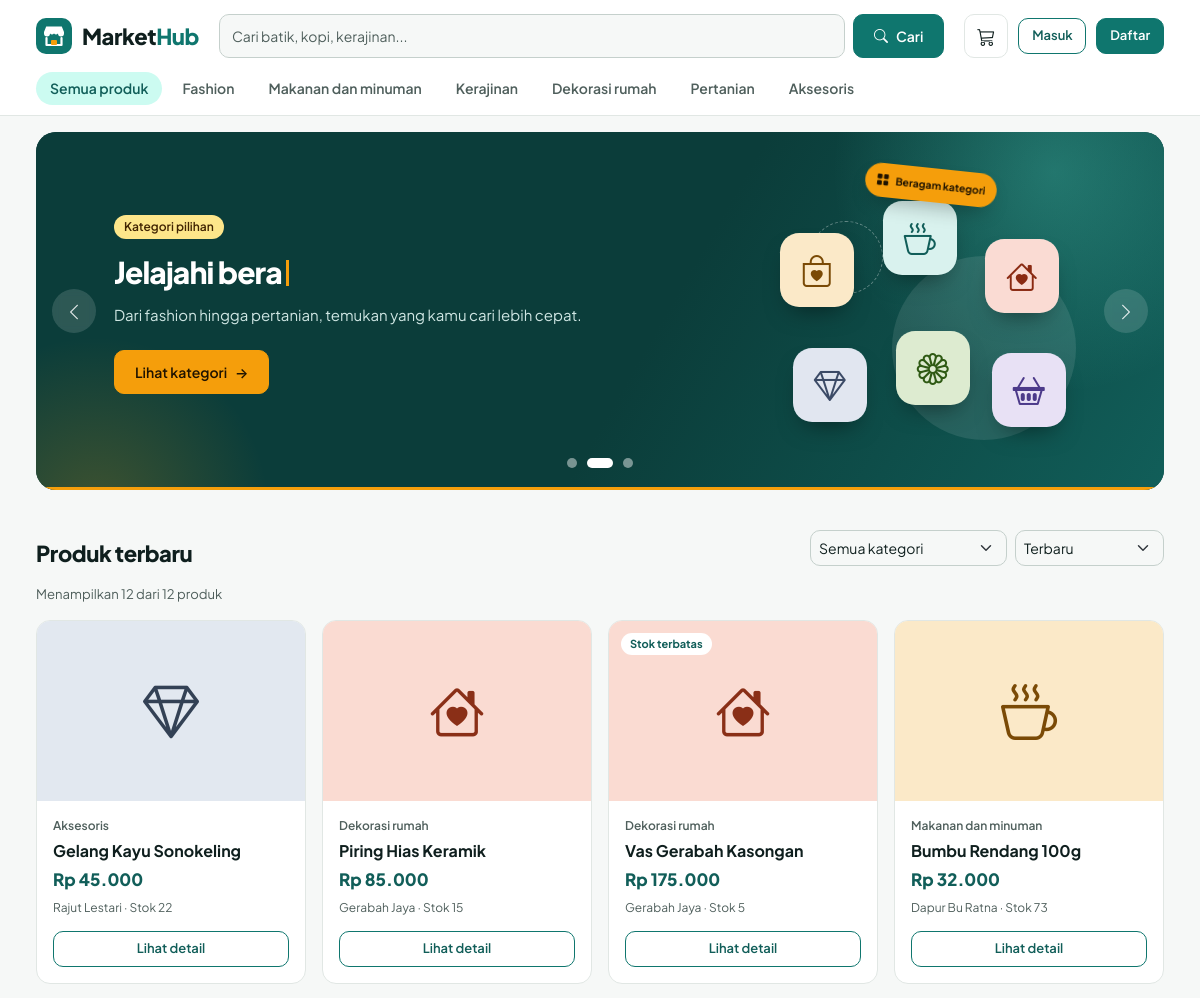
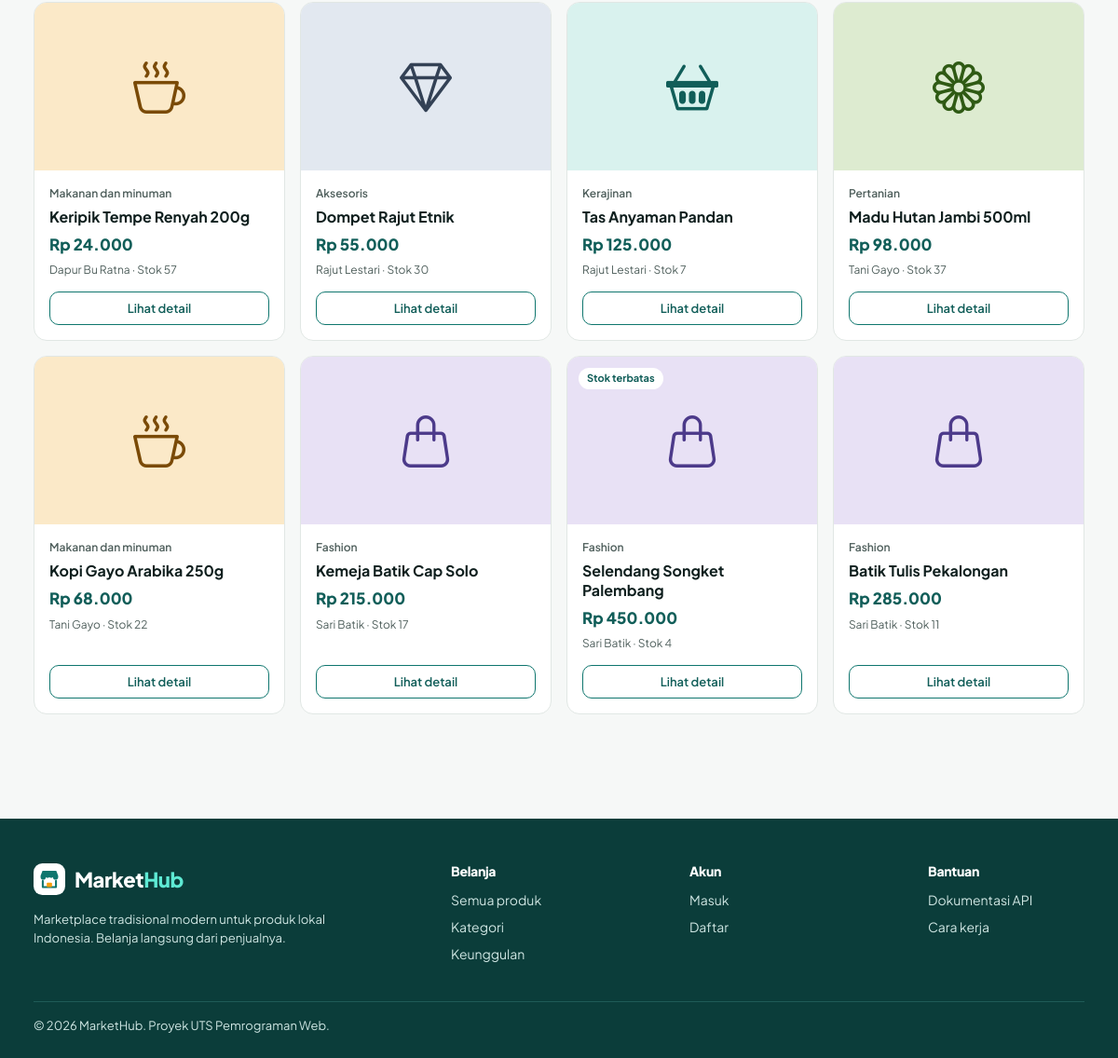
Screenshot of /beranda.php with the database file from the repository (2 pictures, top to bottom).
### tables this page shows
CREATE TABLE kategori (
  id            INT UNSIGNED NOT NULL AUTO_INCREMENT,
  nama_kategori VARCHAR(100) NOT NULL,
  slug          VARCHAR(120) NOT NULL,
  PRIMARY KEY (id),
  UNIQUE KEY uq_kategori_slug (slug)
);

CREATE TABLE produk (
  id          INT UNSIGNED NOT NULL AUTO_INCREMENT,
  kategori_id INT UNSIGNED NOT NULL,
  penjual_id  INT UNSIGNED NOT NULL,
  nama_produk VARCHAR(150) NOT NULL,
  deskripsi   TEXT NOT NULL,
  harga       DECIMAL(12,0) NOT NULL,
  stok        INT NOT NULL DEFAULT 0,
  gambar      VARCHAR(255) DEFAULT NULL,
  created_at  TIMESTAMP NOT NULL DEFAULT CURRENT_TIMESTAMP,
  updated_at  TIMESTAMP NOT NULL DEFAULT CURRENT_TIMESTAMP ON UPDATE CURRENT_TIMESTAMP,
  PRIMARY KEY (id),
  KEY idx_produk_kategori (kategori_id),
  KEY idx_produk_penjual (penjual_id),
  CONSTRAINT fk_produk_kategori FOREIGN KEY (kategori_id) REFERENCES kategori (id) ON DELETE RESTRICT ON UPDATE CASCADE,
  CONSTRAINT fk_produk_penjual  FOREIGN KEY (penjual_id)  REFERENCES users (id)    ON DELETE RESTRICT ON UPDATE CASCADE,
  CONSTRAINT chk_produk_stok  CHECK (stok >= 0),
  CONSTRAINT chk_produk_harga CHECK (harga >= 0)
);

CREATE TABLE users (
  id         INT UNSIGNED NOT NULL AUTO_INCREMENT,
  nama       VARCHAR(100) NOT NULL,
  email      VARCHAR(150) NOT NULL,
  password   VARCHAR(255) NOT NULL,
  role       ENUM('admin','penjual','pembeli') NOT NULL DEFAULT 'pembeli',
  status     ENUM('aktif','nonaktif') NOT NULL DEFAULT 'aktif',  
  created_at TIMESTAMP NOT NULL DEFAULT CURRENT_TIMESTAMP,
  PRIMARY KEY (id),
  UNIQUE KEY uq_users_email (email)
);

### auth/session.php (called while the page is built, shortened)
<?php
function current_user()
{
    static $user = false;
    if ($user !== false) {
        return $user;
    }
    $user = null;
    return $user;
}

### includes/functions.php (the view, shortened to what this page needs)
<?php
function db_stmt($sql, array $params = [])
{
    global $conn;
    $st = $conn->prepare($sql);
    if ($params) {
        $types = '';
        foreach ($params as $p) {
            $types .= is_int($p) ? 'i' : (is_float($p) ? 'd' : 's');
        }
        $st->bind_param($types, ...$params);
    }
    $st->execute();
    return $st;
}
function db_all($sql, array $params = [])
{
    $st = db_stmt($sql, $params);
    $rows = $st->get_result()->fetch_all(MYSQLI_ASSOC);
    return $rows;
}
function db_row($sql, array $params = [])
{
    $rows = db_all($sql, $params);
    return $rows[0] ?? null;
}
function db_val($sql, array $params = [])
{
    $row = db_row($sql, $params);
    return $row ? reset($row) : null;
}
function e($v)
{
    return htmlspecialchars((string) $v, ENT_QUOTES, 'UTF-8');
}
function url($path = '')
{
    return BASE_URL . '/' . ltrim($path, '/');
}
function get($key, $default = '')
{
    $v = $_GET[$key] ?? $default;
    return is_string($v) ? trim($v) : $default;
}
function rupiah($n)
{
    return 'Rp ' . number_format((float) $n, 0, ',', '.');
}
function paginate($total, $per, $page)
{
    $pages = max(1, (int) ceil($total / $per));
    $page = min(max(1, (int) $page), $pages);
    return [$page, $pages, ($page - 1) * $per];
}
function logo_svg($size = 36, $inverse = false)
{
    $bg = $inverse ? '#FFFFFF' : '#0F766E';
    $fg = $inverse ? '#0F766E' : '#FFFFFF';
    return '<svg width="' . $size . '" height="' . $size . '" viewBox="0 0 36 36" aria-hidden="true"><rect width="36" height="36" rx="10" fill="' . $bg . '"/>'
        . '<path d="M8 14l2.2-5.5h15.6L28 14v1.5a3 3 0 01-6 0 3 3 0 01-4 0 3 3 0 01-4 0 3 3 0 01-6 0z" fill="' . $fg . '"/>'
        . '<path d="M10.5 20v7h15v-7" stroke="' . $fg . '" stroke-width="2.2" fill="none" stroke-linecap="round" stroke-linejoin="round"/>'
        . '<rect x="15" y="22" width="6" height="5" rx="1" fill="#F59E0B"/></svg>';
}
function kategori_style($kategoriId)
{
    $set = [
        ['#E8E1F5', '#4C3A8A', 'bi-handbag'],
        ['#FBE9C8', '#7A4A06', 'bi-cup-hot'],
        ['#D9F2EE', '#115E59', 'bi-basket2'],
        ['#FADBD2', '#8A2F17', 'bi-house-heart'],
        ['#DDEBD0', '#2F5A14', 'bi-flower1'],
        ['#E2E8F0', '#334155', 'bi-gem'],
    ];
    return $set[(((int) $kategoriId) - 1 + count($set) * 10) % count($set)];
}
function produk_img(array $p, $cls = 'img-card')
{
    [$bg, $fg, $icon] = kategori_style($p['kategori_id'] ?? 0);
    $file = $p['gambar'] ?? '';
    if ($file && is_file(UPLOAD_DIR . '/' . basename($file))) {
        $inner = '<img src="' . e(url('uploads/produk/' . basename($file))) . '" alt="' . e($p['nama_produk'] ?? 'Produk') . '" loading="lazy">';
    } else {
        $inner = '<i class="bi ' . $icon . '" aria-hidden="true"></i>';
    }
    return '<span class="mh-img ' . $cls . '" style="background:' . $bg . ';color:' . $fg . '">' . $inner . '</span>';
}
function render_product_card(array $p)
{
    $stok = (int) $p['stok'];
    $tag = $stok <= 0 ? '<span class="tag tag-out">Habis</span>' : ($stok <= 5 ? '<span class="tag">Stok terbatas</span>' : '');
    $link = url('detail-produk.php?id=' . (int) $p['id']);
    return '<div class="col"><article class="pc h-100">'
        . '<a class="pi-wrap" href="' . e($link) . '" aria-label="' . e($p['nama_produk']) . '">' . produk_img($p, 'img-card') . $tag . '</a>'
        . '<div class="pb"><span class="pk">' . e($p['nama_kategori']) . '</span>'
        . '<h3 class="pn">' . e($p['nama_produk']) . '</h3>'
        . '<span class="pr">' . rupiah($p['harga']) . '</span>'
        . '<span class="ps">' . e($p['penjual_nama']) . ' · Stok ' . $stok . '</span>'
        . '<a class="btn btn-outline-primary btn-sm w-100 mt-auto" href="' . e($link) . '">Lihat detail</a></div></article></div>';
}
function kategori_all()
{
    return db_all('SELECT k.*, (SELECT COUNT(*) FROM produk p WHERE p.kategori_id = k.id) AS jml FROM kategori k ORDER BY k.id');
}
function catalog(array $f, $per = 12)
{
    $where = ["u.status = 'aktif'"];
    $params = [];
    $orders = [
        'terbaru'  => 'p.created_at DESC, p.id DESC',
        'termurah' => 'p.harga ASC, p.id DESC',
        'termahal' => 'p.harga DESC, p.id DESC',
        'nama'     => 'p.nama_produk ASC',
    ];
    $order = $orders[$f['urut'] ?? 'terbaru'] ?? $orders['terbaru'];
    $from = ' FROM produk p JOIN kategori k ON k.id = p.kategori_id JOIN users u ON u.id = p.penjual_id WHERE ' . implode(' AND ', $where);
    $total = (int) db_val('SELECT COUNT(*)' . $from, $params);
    [$page, $pages, $offset] = paginate($total, $per, (int) ($f['page'] ?? 1));
    $rows = db_all('SELECT p.*, k.nama_kategori, k.slug AS kategori_slug, u.nama AS penjual_nama' . $from
        . ' ORDER BY ' . $order . ' LIMIT ? OFFSET ?', array_merge($params, [$per, $offset]));
    return compact('rows', 'total', 'page', 'pages');
}

### includes/navbar.php
<?php
$u = current_user();
$cartN = ($u && $u['role'] === 'pembeli') ? cart_count($u['id']) : 0;
$isLanding = ($layout ?? 'public') === 'landing';
$activeCat = $activeCat ?? '';
?>
<header class="mh-nav">
  <div class="container mh-nav-in">
    <a class="mh-logo" href="<?= e(url($isLanding ? 'index.php' : 'beranda.php')) ?>"><?= logo_svg(36) ?><span>Market<b>Hub</b></span></a>
    <?php if ($isLanding): ?>
      <nav class="mh-links d-none d-md-flex" aria-label="Menu utama">
        <a href="<?= e(url('beranda.php')) ?>">Beranda</a>
        <a href="#kategori">Kategori</a>
        <a href="#keunggulan">Keunggulan</a>
        <a href="#unggulan">Produk unggulan</a>
      </nav>
    <?php else: ?>
      <form class="mh-search" action="<?= e(url('beranda.php')) ?>" method="get" role="search">
        <input class="form-control" type="search" name="q" value="<?= e(get('q')) ?>" placeholder="Cari batik, kopi, kerajinan..." aria-label="Cari produk">
        <button class="btn btn-primary" type="submit"><i class="bi bi-search"></i><span class="d-none d-sm-inline">Cari</span></button>
      </form>
    <?php endif; ?>
    <div class="mh-nr">
      <?php if (!$isLanding && (!$u || $u['role'] === 'pembeli')): ?>
        <a class="mh-ib" href="<?= e(url('pembeli/keranjang.php')) ?>" aria-label="Keranjang belanja">
          <i class="bi bi-cart3"></i><?php if ($cartN > 0): ?><span class="mh-cnt"><?= $cartN ?></span><?php endif; ?>
        </a>
      <?php endif; ?>
      <?php if ($u): ?>
        <div class="dropdown">
          <a class="mh-me dropdown-toggle" href="#" role="button" data-bs-toggle="dropdown" aria-expanded="false">
            <span class="mh-av"><?= e(initials($u['nama'])) ?></span><span class="d-none d-sm-inline"><?= e(explode(' ', $u['nama'])[0]) ?></span>
          </a>
          <ul class="dropdown-menu dropdown-menu-end">
            <li><span class="dropdown-item-text small text-muted"><?= e($u['email']) ?><br><?= e(role_label($u['role'])) ?></span></li>
            <li><hr class="dropdown-divider"></li>
            <?php if ($u['role'] !== 'pembeli'): ?>
              <li><a class="dropdown-item" href="<?= e(url(role_home($u['role']))) ?>"><i class="bi bi-speedometer2 me-2"></i>Dashboard</a></li>
            <?php else: ?>
              <li><a class="dropdown-item" href="<?= e(url('pembeli/riwayat-pesanan.php')) ?>"><i class="bi bi-receipt me-2"></i>Riwayat pesanan</a></li>
            <?php endif; ?>
            <li><a class="dropdown-item" href="<?= e(url('pembeli/profil.php')) ?>"><i class="bi bi-person me-2"></i>Profil saya</a></li>
            <li><hr class="dropdown-divider"></li>
            <li><form method="post" action="<?= e(url('auth/logout.php')) ?>"><?= csrf_field() ?>
              <button class="dropdown-item text-danger" type="submit"><i class="bi bi-box-arrow-right me-2"></i>Keluar</button></form></li>
          </ul>
        </div>
      <?php else: ?>
        <a class="btn btn-outline-primary btn-sm" href="<?= e(url('auth/login.php')) ?>">Masuk</a>
        <a class="btn btn-primary btn-sm" href="<?= e(url('auth/register.php')) ?>">Daftar</a>
      <?php endif; ?>
    </div>
  </div>
  <?php if (!empty($showCats)): ?>
    <nav class="container mh-cats" aria-label="Kategori">
      <a class="<?= $activeCat === '' ? 'on' : '' ?>" href="<?= e(url('beranda.php')) ?>">Semua produk</a>
      <?php foreach (db_all('SELECT nama_kategori, slug FROM kategori ORDER BY id') as $c): ?>
        <a class="<?= $activeCat === $c['slug'] ? 'on' : '' ?>" href="<?= e(url('kategori.php?slug=' . $c['slug'])) ?>"><?= e($c['nama_kategori']) ?></a>
      <?php endforeach; ?>
    </nav>
  <?php endif; ?>
</header>

### beranda.php (shortened to what this page needs)
<?php
$q = get('q');
$slug = get('kategori');
$urut = get('urut', 'terbaru');
$kat = $slug !== '' ? db_row('SELECT * FROM kategori WHERE slug = ?', [$slug]) : null;
$res = catalog(['q' => $q, 'kategori_id' => $kat['id'] ?? null, 'urut' => $urut, 'page' => (int) get('page', '1')], 12);
$kategori = kategori_all();
$layout = 'public';
$activeCat = $kat['slug'] ?? '';
require __DIR__ . '/includes/header.php';
?>
<section class="pt-3">
  <?php $heroSize = 'sm'; $heroLabel = 'Promo dan informasi MarketHub'; require __DIR__ . '/includes/hero-carousel.php'; ?>
</section>
<div class="mh-sh" id="produk">
  <h2>
    <?php if ($q !== ''): ?>Hasil pencarian “<?= e($q) ?>”
    <?php elseif ($kat): ?><?= e($kat['nama_kategori']) ?>
    <?php else: ?>Produk terbaru<?php endif; ?>
  </h2>
  <form class="d-flex gap-2 align-items-center" method="get">
    <select class="form-select form-select-sm" name="kategori" aria-label="Filter kategori" onchange="this.form.submit()" style="min-height:36px;width:auto">
      <option value="">Semua kategori</option>
    </select>
    <select class="form-select form-select-sm" name="urut" aria-label="Urutkan" onchange="this.form.submit()" style="min-height:36px;width:auto">
      <?php foreach (['terbaru' => 'Terbaru', 'termurah' => 'Harga termurah', 'termahal' => 'Harga termahal', 'nama' => 'Nama A–Z'] as $v => $l): ?>
        <option value="<?= $v ?>" <?= $urut === $v ? 'selected' : '' ?>><?= $l ?></option>
      <?php endforeach; ?>
    </select>
  </form>
</div>
<p class="text-muted small mb-3">Menampilkan <?= count($res['rows']) ?> dari <?= (int) $res['total'] ?> produk</p>
<?php if ($res['rows']): ?>
  <section class="row g-3 row-cols-1 row-cols-sm-2 row-cols-lg-3 row-cols-xl-4" aria-label="Daftar produk">
    <?php foreach ($res['rows'] as $p) { echo render_product_card($p); } ?>
  </section>
<?php endif; ?>
<?php require __DIR__ . '/includes/footer.php'; ?>

### assets/css/style.css (style rules this page uses)
:root { --mh-p:#0F766E;--mh-pd:#115E59;--mh-pl:#CCFBF1;--mh-px:#F0FDFA;--mh-a:#F59E0B;--mh-dark:#0B3D3A; --mh-ink:#0F1F1E;--mh-mut:#4F5F5C;--mh-line:#E1E7E4;--mh-bg:#F6F8F7; --bs-primary:#0F766E;--bs-primary-rgb:15,118,110; --bs-link-color:#0F766E;--bs-link-color-rgb:15,118,110;--bs-link-hover-color:#115E59;--bs-link-hover-color-rgb:17,94,89; --bs-body-font-family:'Plus Jakarta Sans',system-ui,-apple-system,'Segoe UI',sans-serif; --bs-body-color:#0F1F1E;--bs-body-color-rgb:15,31,30;--bs-body-bg:#F6F8F7;--bs-body-font-size:.9375rem; --bs-border-color:#E1E7E4;--bs-border-radius:.625rem;--bs-secondary-color:#4F5F5C; }
body { font-family:var(--bs-body-font-family);line-height:1.5;-webkit-font-smoothing:antialiased }
h1,h2,h3,h4,h5 { font-weight:800;letter-spacing:-.02em }
a { text-decoration:none }
.container { max-width:1200px }
.text-muted,.mut { color:var(--mh-mut)!important }
.btn { --bs-btn-border-radius:10px;display:inline-flex;align-items:center;justify-content:center;gap:.5rem;min-height:44px;padding:0 1.25rem;font-weight:600;font-size:14px;white-space:nowrap }
.btn-sm { --bs-btn-border-radius:10px;min-height:36px;padding:0 .8rem;font-size:13px }
.btn-primary { --bs-btn-bg:#0F766E;--bs-btn-border-color:#0F766E;--bs-btn-hover-bg:#115E59;--bs-btn-hover-border-color:#115E59;--bs-btn-active-bg:#0B3D3A;--bs-btn-active-border-color:#0B3D3A;--bs-btn-disabled-bg:#0F766E;--bs-btn-disabled-border-color:#0F766E }
.btn-outline-primary { --bs-btn-color:#115E59;--bs-btn-border-color:#0F766E;--bs-btn-hover-bg:#0F766E;--bs-btn-hover-border-color:#0F766E;--bs-btn-active-bg:#115E59;--bs-btn-disabled-color:#115E59;--bs-btn-disabled-border-color:#0F766E }
.form-control,.form-select { min-height:44px;border-radius:10px;border-color:#C5D0CC;font-size:14px;color:var(--mh-ink) }
.mh-img { display:flex;align-items:center;justify-content:center;overflow:hidden;position:relative;flex:none }
.mh-img .bi { font-size:56px;line-height:1 }
.img-card { width:100%;height:180px }
.mh-nav { background:#fff;border-bottom:1px solid var(--mh-line);position:sticky;top:0;z-index:1020 }
.mh-nav-in { display:flex;align-items:center;gap:20px;flex-wrap:wrap;padding-top:14px;padding-bottom:14px }
.mh-logo { display:flex;align-items:center;gap:10px;font-weight:800;font-size:22px;color:var(--mh-ink);letter-spacing:-.02em }
.mh-logo b { color:var(--mh-p);font-weight:800 }
.mh-search { flex:1 1 300px;display:flex;gap:8px }
.mh-nr { display:flex;align-items:center;gap:10px;margin-left:auto }
.mh-ib { position:relative;width:44px;height:44px;border-radius:10px;border:1px solid var(--mh-line);display:inline-flex;align-items:center;justify-content:center;color:var(--mh-ink);background:#fff;font-size:18px }
.mh-cats { display:flex;gap:6px;overflow-x:auto;padding-bottom:10px }
.mh-cats a { padding:6px 14px;border-radius:999px;color:var(--mh-mut);font-weight:600;font-size:14px;white-space:nowrap }
.mh-cats a.on { background:var(--mh-pl);color:var(--mh-pd) }
.mh-sh { display:flex;justify-content:space-between;align-items:end;gap:12px;margin:40px 0 18px }
.mh-sh h2 { font-size:22px;margin:0 }
.pc { background:#fff;border:1px solid var(--mh-line);border-radius:14px;overflow:hidden;display:flex;flex-direction:column;transition:box-shadow .15s,transform .15s }
.pi-wrap { position:relative;display:block }
.pi-wrap .tag { position:absolute;top:12px;left:12px;background:#fff;color:var(--mh-pd);font-size:11px;font-weight:700;padding:3px 9px;border-radius:999px }
.pb { padding:16px;display:flex;flex-direction:column;gap:6px;flex:1 }
.pk { font-size:12px;color:var(--mh-mut);font-weight:600 }
.pn { font-weight:700;font-size:16px;line-height:1.3;margin:0;letter-spacing:0 }
.pr { font-weight:800;color:var(--mh-pd);font-size:17px }
.ps { font-size:12px;color:var(--mh-mut);margin-bottom:8px }
.mh-wide .container { max-width:1600px;--bs-gutter-x:clamp(32px,6vw,112px) }

### rows the page displays
kategori: nama_kategori "Fashion"
kategori: nama_kategori "Makanan dan minuman"
kategori: nama_kategori "Kerajinan"
kategori: nama_kategori "Dekorasi rumah"
kategori: nama_kategori "Pertanian"
kategori: nama_kategori "Aksesoris"
produk: kategori.nama_kategori "Aksesoris", nama_produk "Gelang Kayu Sonokeling", harga "Rp 45.000", penjual.nama "Rajut Lestari", stok "22"
produk: kategori.nama_kategori "Dekorasi rumah", nama_produk "Piring Hias Keramik", harga "Rp 85.000", penjual.nama "Gerabah Jaya", stok "15"
produk: shows "Stok terbatas", kategori.nama_kategori "Dekorasi rumah", nama_produk "Vas Gerabah Kasongan", harga "Rp 175.000", penjual.nama "Gerabah Jaya", stok "5"
produk: kategori.nama_kategori "Makanan dan minuman", nama_produk "Bumbu Rendang 100g", harga "Rp 32.000", penjual.nama "Dapur Bu Ratna", stok "73"
produk: kategori.nama_kategori "Makanan dan minuman", nama_produk "Keripik Tempe Renyah 200g", harga "Rp 24.000", penjual.nama "Dapur Bu Ratna", stok "57"
produk: kategori.nama_kategori "Aksesoris", nama_produk "Dompet Rajut Etnik", harga "Rp 55.000", penjual.nama "Rajut Lestari", stok "30"
produk: kategori.nama_kategori "Kerajinan", nama_produk "Tas Anyaman Pandan", harga "Rp 125.000", penjual.nama "Rajut Lestari", stok "7"
produk: kategori.nama_kategori "Pertanian", nama_produk "Madu Hutan Jambi 500ml", harga "Rp 98.000", penjual.nama "Tani Gayo", stok "37"
produk: kategori.nama_kategori "Makanan dan minuman", nama_produk "Kopi Gayo Arabika 250g", harga "Rp 68.000", penjual.nama "Tani Gayo", stok "22"
produk: kategori.nama_kategori "Fashion", nama_produk "Kemeja Batik Cap Solo", harga "Rp 215.000", penjual.nama "Sari Batik", stok "17"
produk: shows "Stok terbatas", kategori.nama_kategori "Fashion", nama_produk "Selendang Songket Palembang", harga "Rp 450.000", penjual.nama "Sari Batik", stok "4"
produk: kategori.nama_kategori "Fashion", nama_produk "Batik Tulis Pekalongan", harga "Rp 285.000", penjual.nama "Sari Batik", stok "11"

### other values shown
$s['badge'] "Kategori pilihan"
$s['desc'] "Dari fashion hingga pertanian, temukan yang kamu cari lebih cepat."
$c[0] "Lihat kategori"
count($res['rows']) "12"
$res['total'] "12"
form field urut "Terbaru"
